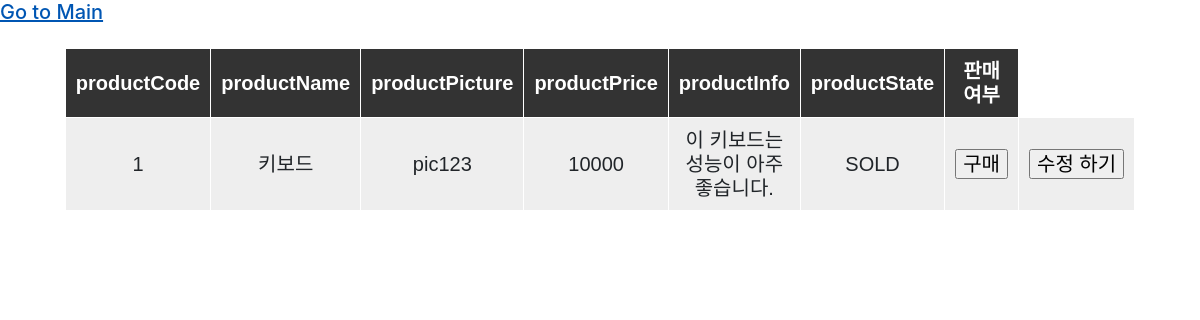
The app's page /product_detail/1, older data.
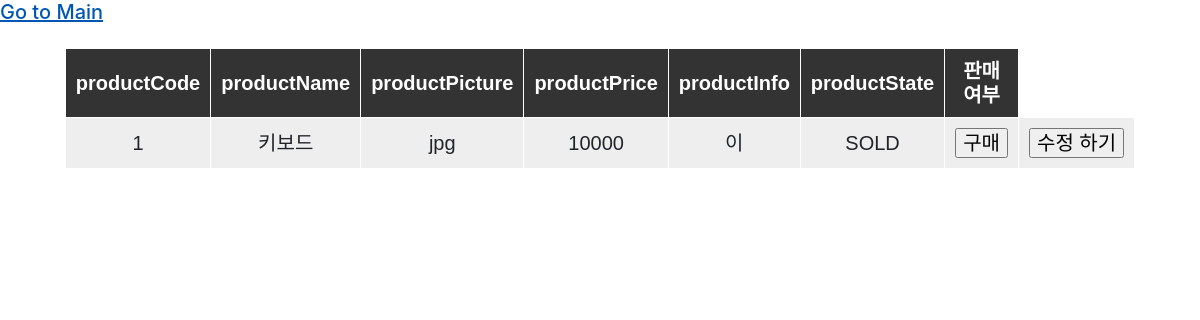
The same page, newer data.
### app.py (models this page shows, shortened)
class PRODUCT(db.Model):
    productCode = db.Column(db.Integer, primary_key=True, unique=True, autoincrement=True)
    productName = db.Column(db.String(200))
    productPicture = db.Column(db.String(200))
    productPrice = db.Column(db.Integer)
    productInfo = db.Column(db.Text)
    productState = db.Column(db.String)

### app.py (the view)
@app.route('/product_detail/<productCode>', methods=['GET', 'POST'])
def product_detail(productCode):
    update_product = PRODUCT.query.filter_by(productCode=productCode).first()
    return render_template('product_detail.html', product=update_product)

### templates/product_detail.html (shortened to what this page needs)
<!DOCTYPE html>
<html lang="en">
<head>
    <link rel="stylesheet" href="https://maxcdn.bootstrapcdn.com/bootstrap/4.0.0/css/bootstrap.min.css">
    <link rel="stylesheet" href="{{ url_for('static', filename = 'index.css') }}">
</head>
<body>
    <h5>
        <a href="{{ url_for('index') }}">Go to Main</a>
        <br><br>
        <table border="1">
            <thead>
                <tr>
                    <th>productCode</th>
                    <th>productName</th>
                    <th>productPicture</th>
                    <th>productPrice</th>
                    <th>productInfo</th>
                    <th>productState</th>
                    <th>판매여부</th>
                </tr>
            </thead>
            <tbody>
                <tr>
                    <td>{{ product.productCode }}</td>
                    <td>{{ product.productName }}</td>
                    <td>{{ product.productPicture }}</td>
                    <td>{{ product.productPrice }}</td>
                    <td>{{ product.productInfo }}</td>
                    <td id="state">{{ product.productState }}</td>
                    <td><a href="{{ url_for('buy', productCode = product.productCode) }}"><input type="button" id="btnBuy" value="구매"></a></td>
                    <td>
                        <form action="{{ url_for('edit_product', productCode=product.productCode) }}" method='POST'>
                            <input type='submit' value='수정 하기' class='soldOutBtn'>
                        </form>
                    </td>
                </tr>
            </tbody>
        </table>
    </h5>
</body>
</html>

### static/index.css (style rules this page uses)
table { width: 700px; text-align: center; border: 1px solid #fff; border-spacing: 1px; font-family: 'Cairo', sans-serif; margin: auto; }
table td { padding: 10px; background-color: #eee; }
table th { background-color: #333; color: #fff; padding: 10px; }

Row changes from the older to the newer data that the page shows:
changed PRODUCT "키보드": productPicture "pic123" → "jpg"; productInfo "이 키보드는 성능이 아주 좋습니다." → "이"
